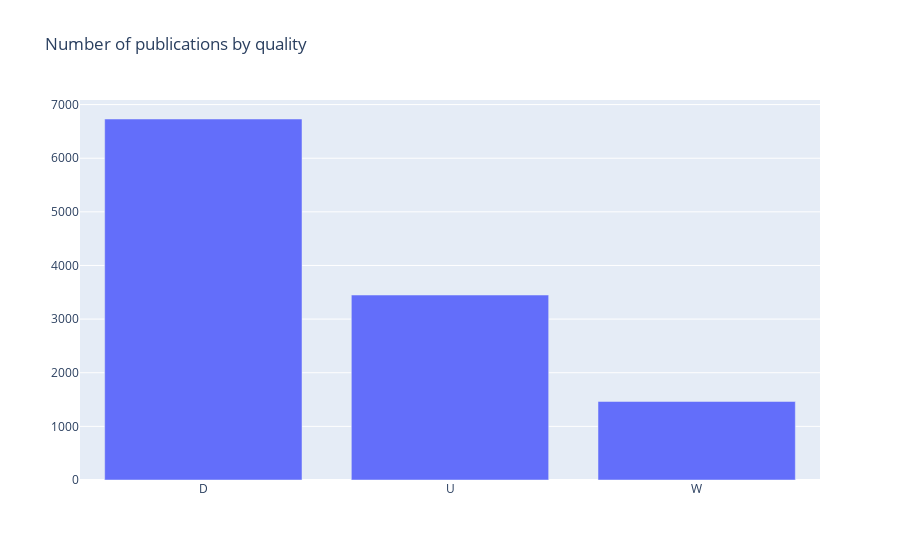

Here is the notebook cell this chart was saved with:
### Code cell
pub_by_qual = df_useful.groupby(['PubQual']).size().reset_index(name='counts')

fig = go.Figure(data=[
    go.Bar(x=pub_by_qual['PubQual'], y=pub_by_qual['counts']),
    
])
# Change the bar mode
fig.update_layout(barmode='group', title='Number of publications by quality')
fig.show()

### Figure 1 — Plotly figure (JSON) as saved in the notebook; plotly's stock layout.template omitted (floating-point values rounded to 4 significant figures)
{"data": [{"type": "bar", "x": ["D", "U", "W"], "y": [6731, 3449, 1464]}], "layout": {"barmode": "group", "title": {"text": "Number of publications by quality"}}}
